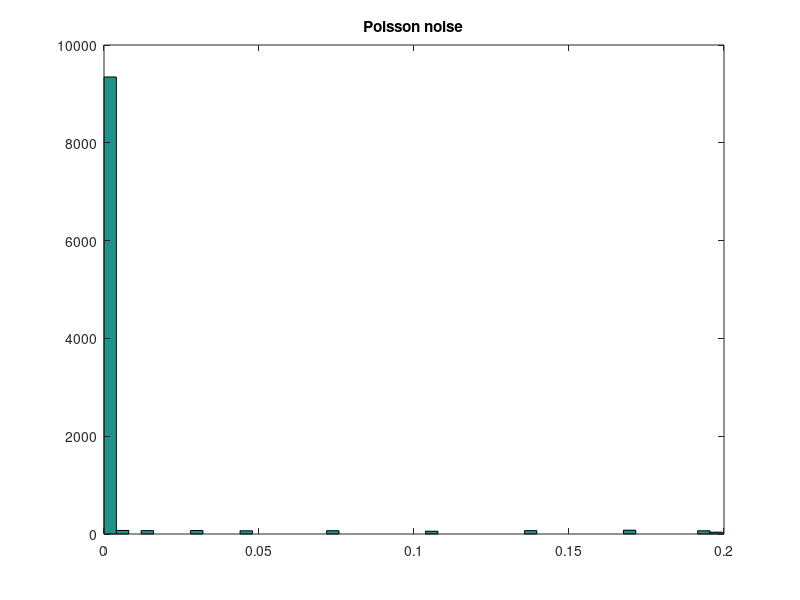

Reproduce this figure in MATLAB.
% generating noise with prob function
s1=100;
s2=100;
noise(1:s1,1:s2)=0;
u=0;sigma=2;
random=randn([s1,s2]);abs_r=abs(random);
max_random=max(abs_r(:));
random=random/max_random*500;
mean_random=mean(random(:));
random=random-mean_random;
random=floor(random);

for i=1:s1
    for j=1:s2
        noise(i,j)=1/sqrt(2*pi*sigma*sigma)*exp(-1*random(i,j)*random(i,j)/(2*pi*sigma^2));
        
    end
end

bins=50;
figure;
hist(noise(:),bins);title('Poisson noise');